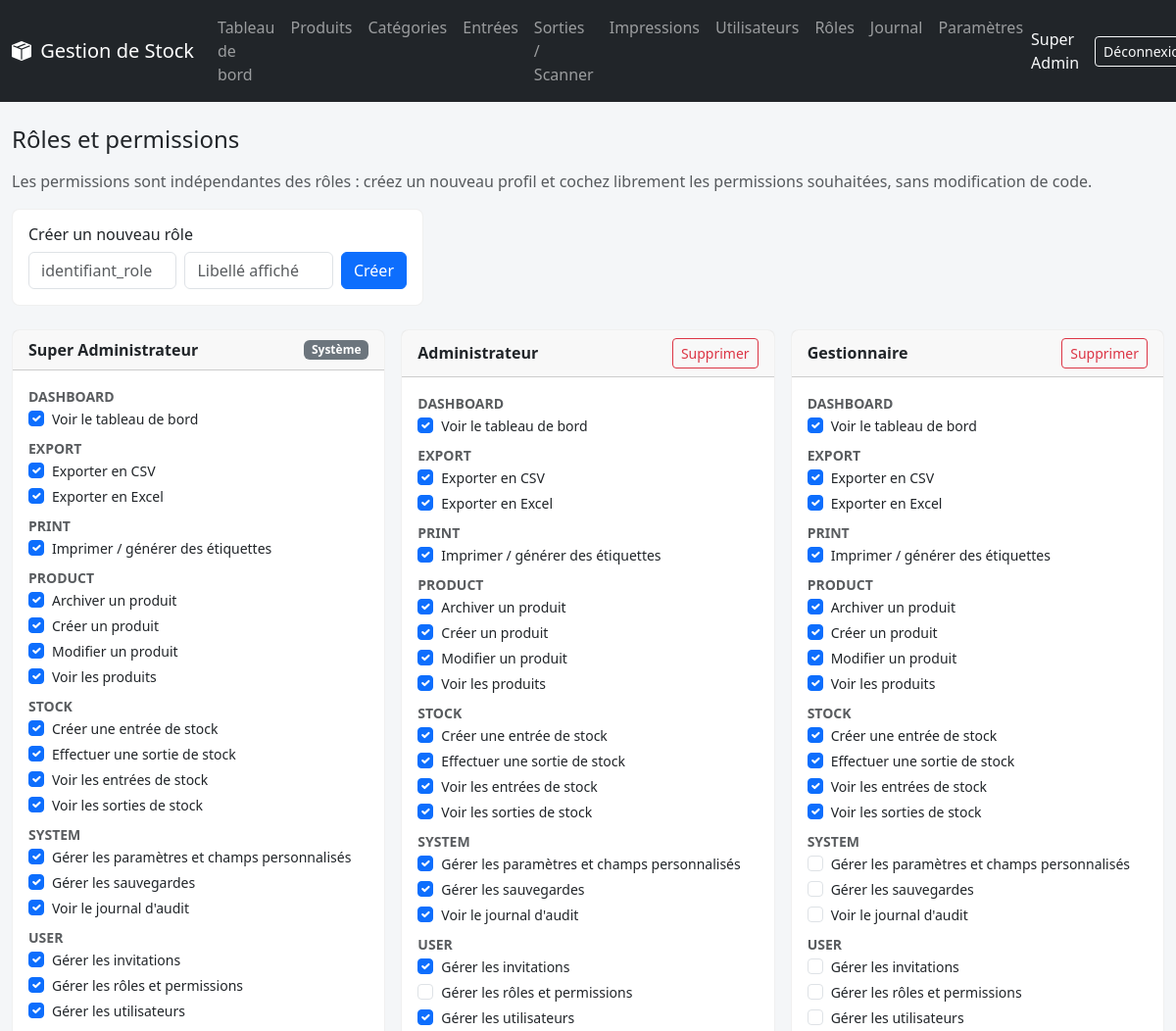
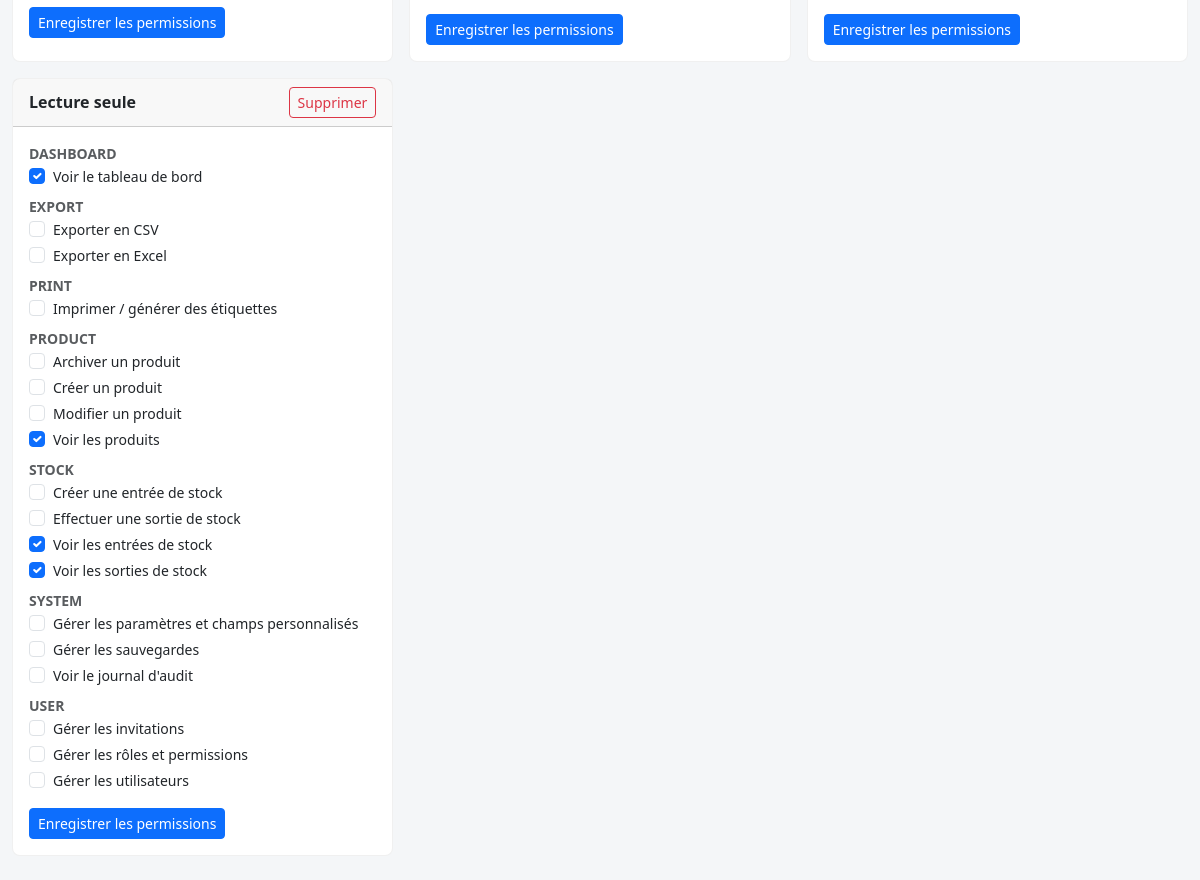
/roles (signed in), run on the app's committed database (2 pictures, top to bottom).
### tables this page shows
CREATE TABLE roles (
    id INT UNSIGNED AUTO_INCREMENT PRIMARY KEY,
    name VARCHAR(50) NOT NULL UNIQUE,
    label VARCHAR(100) NOT NULL,
    is_system TINYINT(1) NOT NULL DEFAULT 0,
    created_at DATETIME NOT NULL DEFAULT CURRENT_TIMESTAMP
);

CREATE TABLE permissions (
    id INT UNSIGNED AUTO_INCREMENT PRIMARY KEY,
    code VARCHAR(100) NOT NULL UNIQUE,
    label VARCHAR(150) NOT NULL,
    category VARCHAR(50) NOT NULL
);

### app/Core/Response.php (called while the page is built, shortened)
<?php
final class Response
{
    public static function view(string $view, array $data = [], string $layout = 'app'): never
    {
        extract($data, EXTR_SKIP);
        $viewPath = dirname(__DIR__) . '/View/' . $view . '.php';
        require $viewPath;
        exit;
    }
}

### app/Http/Controllers/RoleController.php (called while the page is built, shortened)
<?php
final class RoleController
{
    public function index(Request $request): void
    {
        $roles = $this->roles->all();
        $permissionsByRole = [];
        foreach ($roles as $role) {
            $permissionsByRole[$role['id']] = $this->permissions->permissionsForRole((int) $role['id']);
        }
        Response::view('roles/index', [
            'roles' => $roles,
            'allPermissions' => $this->permissions->allPermissions(),
            'permissionsByRole' => $permissionsByRole,
        ]);
    }
}

### public/index.php (called while the page is built, shortened)
<?php
$auth = new AuthMiddleware();
$perm = fn(string $code) => new PermissionMiddleware($code);
$router = new Router();
$router->get('/login', fn(Request $r) => (new AuthController())->showLogin($r));
$router->post('/login', fn(Request $r) => (new AuthController())->login($r));
$router->get('/logout', fn(Request $r) => (new AuthController())->logout($r), [$auth]);
$router->get('/invitation/{uuid}', fn(Request $r, string $u) => (new InvitationController())->showAccept($r, $u));
$router->post('/invitation/{uuid}', fn(Request $r, string $u) => (new InvitationController())->accept($r, $u));
$router->get('/password/forgot', fn(Request $r) => (new PasswordController())->showForgot($r));
$router->post('/password/forgot', fn(Request $r) => (new PasswordController())->sendResetLink($r));
$router->get('/password/reset/{token}', fn(Request $r, string $t) => (new PasswordController())->showReset($r, $t));
$router->post('/password/reset/{token}', fn(Request $r, string $t) => (new PasswordController())->reset($r, $t));
$router->get('/password/change-required', fn(Request $r) => (new PasswordController())->showChangeRequired($r), [$auth]);
$router->post('/password/change-required', fn(Request $r) => (new PasswordController())->changeRequired($r), [$auth]);
$router->get('/dashboard', fn(Request $r) => (new DashboardController())->index($r), [$auth, $perm('dashboard.view')]);
$router->get('/', fn(Request $r) => \App\Core\Response::redirect('/dashboard'), [$auth]);
$router->get('/products', fn(Request $r) => (new ProductController())->index($r), [$auth, $perm('product.view')]);
$router->get('/products/create', fn(Request $r) => (new ProductController())->create($r), [$auth, $perm('product.create')]);
$router->post('/products', fn(Request $r) => (new ProductController())->store($r), [$auth, $perm('product.create')]);
$router->get('/products/{id}', fn(Request $r, string $id) => (new ProductController())->show($r, $id), [$auth, $perm('product.view')]);
$router->get('/products/{id}/edit', fn(Request $r, string $id) => (new ProductController())->edit($r, $id), [$auth, $perm('product.edit')]);
$router->post('/products/{id}', fn(Request $r, string $id) => (new ProductController())->update($r, $id), [$auth, $perm('product.edit')]);
$router->post('/products/{id}/archive', fn(Request $r, string $id) => (new ProductController())->archive($r, $id), [$auth, $perm('product.archive')]);
$router->post('/products/{id}/reactivate', fn(Request $r, string $id) => (new ProductController())->reactivate($r, $id), [$auth, $perm('product.archive')]);
$router->get('/stock-entries', fn(Request $r) => (new StockEntryController())->index($r), [$auth, $perm('stock.entry.view')]);
$router->get('/stock-entries/create', fn(Request $r) => (new StockEntryController())->create($r), [$auth, $perm('stock.entry.create')]);
$router->post('/stock-entries', fn(Request $r) => (new StockEntryController())->store($r), [$auth, $perm('stock.entry.create')]);
$router->get('/stock-entries/{id}/edit', fn(Request $r, string $id) => (new StockEntryController())->edit($r, $id), [$auth, $perm('stock.entry.create')]);
$router->post('/stock-entries/{id}/edit', fn(Request $r, string $id) => (new StockEntryController())->update($r, $id), [$auth, $perm('stock.entry.create')]);
$router->get('/stock-entries/{id}/print-label', fn(Request $r, string $id) => (new StockEntryController())->printLabel($r, $id), [$auth, $perm('stock.entry.create')]);
$router->get('/categories', fn(Request $r) => (new CategoryController())->index($r), [$auth, $perm('product.view')]);
$router->post('/categories', fn(Request $r) => (new CategoryController())->store($r), [$auth, $perm('product.create')]);
$router->post('/categories/{id}', fn(Request $r, string $id) => (new CategoryController())->update($r, $id), [$auth, $perm('product.edit')]);
$router->post('/categories/{id}/delete', fn(Request $r, string $id) => (new CategoryController())->destroy($r, $id), [$auth, $perm('product.archive')]);
$router->get('/stock-exits', fn(Request $r) => (new StockExitController())->index($r), [$auth, $perm('stock.exit.view')]);
$router->get('/stock-exits/lookup', fn(Request $r) => (new StockExitController())->lookupByBarcode($r), [$auth, $perm('stock.exit.create')]);
$router->post('/stock-exits', fn(Request $r) => (new StockExitController())->store($r), [$auth, $perm('stock.exit.create')]);
$router->get('/scanner', fn(Request $r) => (new ScannerController())->index($r), [$auth, $perm('product.view')]);
$router->get('/scanner/lookup', fn(Request $r) => (new ScannerController())->lookup($r), [$auth, $perm('product.view')]);
$router->get('/users', fn(Request $r) => (new UserController())->index($r), [$auth, $perm('user.manage')]);
$router->get('/users/invitations', fn(Request $r) => (new InvitationController())->index($r), [$auth, $perm('invitation.manage')]);
$router->post('/users/invitations', fn(Request $r) => (new InvitationController())->store($r), [$auth, $perm('invitation.manage')]);
$router->post('/users/invitations/{id}/revoke', fn(Request $r, string $id) => (new InvitationController())->revoke($r, $id), [$auth, $perm('invitation.manage')]);
$router->get('/users/{id}', fn(Request $r, string $id) => (new UserController())->show($r, $id), [$auth, $perm('user.manage')]);
$router->post('/users/{id}', fn(Request $r, string $id) => (new UserController())->update($r, $id), [$auth, $perm('user.manage')]);
$router->post('/users/{id}/role', fn(Request $r, string $id) => (new UserController())->changeRole($r, $id), [$auth, $perm('user.manage')]);
$router->post('/users/{id}/suspend', fn(Request $r, string $id) => (new UserController())->suspend($r, $id), [$auth, $perm('user.manage')]);
$router->post('/users/{id}/reactivate', fn(Request $r, string $id) => (new UserController())->reactivate($r, $id), [$auth, $perm('user.manage')]);
$router->post('/users/{id}/reset-password', fn(Request $r, string $id) => (new UserController())->resetPassword($r, $id), [$auth, $perm('user.manage')]);
$router->post('/users/{id}/delete', fn(Request $r, string $id) => (new UserController())->destroy($r, $id), [$auth, $perm('user.manage')]);
$router->get('/roles', fn(Request $r) => (new RoleController())->index($r), [$auth, $perm('role.manage')]);
$router->post('/roles', fn(Request $r) => (new RoleController())->store($r), [$auth, $perm('role.manage')]);
$router->post('/roles/{id}/permissions', fn(Request $r, string $id) => (new RoleController())->updatePermissions($r, $id), [$auth, $perm('role.manage')]);
$router->post('/roles/{id}/delete', fn(Request $r, string $id) => (new RoleController())->destroy($r, $id), [$auth, $perm('role.manage')]);
$router->get('/logs', fn(Request $r) => (new LogController())->index($r), [$auth, $perm('log.view')]);
$router->get('/print', fn(Request $r) => (new PrintController())->index($r), [$auth, $perm('print.manage')]);
$router->get('/print/inventory', fn(Request $r) => (new PrintController())->inventory($r), [$auth, $perm('print.manage')]);
$router->get('/print/products', fn(Request $r) => (new PrintController())->productList($r), [$auth, $perm('print.manage')]);
$router->get('/print/expiring', fn(Request $r) => (new PrintController())->expiringList($r), [$auth, $perm('print.manage')]);
$router->get('/print/label-single', fn(Request $r) => (new PrintController())->labelSingle($r), [$auth, $perm('print.manage')]);
$router->get('/print/labels', fn(Request $r) => (new PrintController())->labels($r), [$auth, $perm('print.manage')]);
$router->post('/print/labels', fn(Request $r) => (new PrintController())->labels($r), [$auth, $perm('print.manage')]);
$router->get('/export/products.csv', fn(Request $r) => (new ExportController())->productsCsv($r), [$auth, $perm('export.csv')]);
$router->get('/export/products.xlsx', fn(Request $r) => (new ExportController())->productsXlsx($r), [$auth, $perm('export.xlsx')]);
$router->get('/settings', fn(Request $r) => (new SettingsController())->index($r), [$auth, $perm('settings.manage')]);
$router->post('/settings/custom-fields', fn(Request $r) => (new SettingsController())->addCustomField($r), [$auth, $perm('settings.manage')]);
$router->post('/settings/custom-fields/{id}/remove', fn(Request $r, string $id) => (new SettingsController())->removeCustomField($r, $id), [$auth, $perm('settings.manage')]);
$router->post('/settings/custom-fields/{id}/delete', fn(Request $r, string $id) => (new SettingsController())->deleteCustomField($r, $id), [$auth, $perm('settings.manage')]);
$router->post('/settings/backup', fn(Request $r) => (new SettingsController())->runBackup($r), [$auth, $perm('backup.manage')]);
$router->get('/settings/backup/{filename}', fn(Request $r, string $f) => (new SettingsController())->downloadBackup($r, $f), [$auth, $perm('backup.manage')]);
$router->get('/api/products', fn(Request $r) => (new ProductApiController())->list($r), [$auth, $perm('product.view')]);
$router->get('/api/stock-entries', fn(Request $r) => (new StockApiController())->listEntries($r), [$auth, $perm('stock.entry.view')]);
$router->get('/api/preferences/{tableKey}', fn(Request $r, string $k) => (new UserPreferenceApiController())->get($r, $k), [$auth]);
$router->post('/api/preferences/{tableKey}', fn(Request $r, string $k) => (new UserPreferenceApiController())->save($r, $k), [$auth]);
$router->dispatch(new Request());

### app/Domain/Role/RoleRepository.php (called while the page is built, shortened)
<?php
final class RoleRepository
{
    private PDO $pdo;
    public function __construct()
    {
        $this->pdo = Database::connection();
    }
    public function all(): array
    {
        return $this->pdo->query('SELECT * FROM roles ORDER BY id')->fetchAll();
    }
}

### app/Core/Database.php (called while the page is built, shortened)
<?php
final class Database
{
    private static ?PDO $instance = null;
    public static function connection(): PDO
    {
        if (self::$instance === null) {
            $config = Config::all();
            $db = $config['db'];
            $dsn = sprintf(
                'mysql:host=%s;port=%s;dbname=%s;charset=%s',
                $db['host'],
                $db['port'],
                $db['name'],
                $db['charset']
            );
            try {
                self::$instance = new PDO($dsn, $db['user'], $db['pass'], [
                    PDO::ATTR_ERRMODE => PDO::ERRMODE_EXCEPTION,
                    PDO::ATTR_DEFAULT_FETCH_MODE => PDO::FETCH_ASSOC,
                    PDO::ATTR_EMULATE_PREPARES => false,
                ]);
            } catch (PDOException $e) {
                error_log('[DB] Connection failed: ' . $e->getMessage());
                http_response_code(500);
                die('Erreur de connexion à la base de données.');
            }
        }
        return self::$instance;
    }
}

### app/Domain/Role/PermissionRepository.php (called while the page is built, shortened)
<?php
final class PermissionRepository
{
    private PDO $pdo;
    public function __construct()
    {
        $this->pdo = Database::connection();
    }
    public function permissionsForRole(int $roleId): array
    {
        $stmt = $this->pdo->prepare(
            'SELECT p.code FROM role_permissions rp
             JOIN permissions p ON p.id = rp.permission_id
             WHERE rp.role_id = :role_id'
        );
        $stmt->execute(['role_id' => $roleId]);
        return array_column($stmt->fetchAll(), 'code');
    }
    public function allPermissions(): array
    {
        return $this->pdo->query('SELECT * FROM permissions ORDER BY category, label')->fetchAll();
    }
}

### app/View/roles/index.php (the view, shortened to what this page needs)
<?php
$grouped = [];
foreach ($allPermissions as $perm) {
    $grouped[$perm['category']][] = $perm;
}
?>
<h1 class="h4 mb-3">Rôles et permissions</h1>
<p class="text-muted">Les permissions sont indépendantes des rôles : créez un nouveau profil et cochez librement les permissions souhaitées, sans modification de code.</p>
<div class="card card-body mb-4" style="max-width:420px;">
    <h2 class="h6">Créer un nouveau rôle</h2>
    <form method="POST" action="/roles" class="d-flex gap-2">
        <input type="text" class="form-control" name="name" placeholder="identifiant_role" required>
        <input type="text" class="form-control" name="label" placeholder="Libellé affiché" required>
        <button class="btn btn-primary">Créer</button>
    </form>
</div>
<div class="row g-3">
    <?php foreach ($roles as $role): ?>
        <div class="col-md-6 col-lg-4">
            <div class="card h-100">
                <div class="card-header d-flex justify-content-between align-items-center">
                    <strong><?= htmlspecialchars($role['label']) ?></strong>
                    <?php if (!$role['is_system']): ?>
                        <form method="POST" action="/roles/<?= $role['id'] ?>/delete" onsubmit="return confirm('Supprimer ce rôle ?')">
                            <button class="btn btn-sm btn-outline-danger">Supprimer</button>
                        </form>
                    <?php else: ?>
                        <span class="badge bg-secondary">Système</span>
                    <?php endif; ?>
                </div>
                <div class="card-body">
                    <form method="POST" action="/roles/<?= $role['id'] ?>/permissions">
                        <?php foreach ($grouped as $category => $perms): ?>
                            <div class="mb-2">
                                <div class="text-uppercase text-muted small fw-bold"><?= htmlspecialchars($category) ?></div>
                                <?php foreach ($perms as $perm): ?>
                                    <div class="form-check">
                                        <input class="form-check-input" type="checkbox" name="permission_ids[]" value="<?= $perm['id'] ?>"
                                            id="perm-<?= $role['id'] ?>-<?= $perm['id'] ?>"
                                            <?= in_array($perm['code'], $permissionsByRole[$role['id']] ?? [], true) ? 'checked' : '' ?>>
                                        <label class="form-check-label small" for="perm-<?= $role['id'] ?>-<?= $perm['id'] ?>"><?= htmlspecialchars($perm['label']) ?></label>
                                    </div>
                                <?php endforeach; ?>
                            </div>
                        <?php endforeach; ?>
                        <button class="btn btn-sm btn-primary mt-2">Enregistrer les permissions</button>
                    </form>
                </div>
            </div>
        </div>
    <?php endforeach; ?>
</div>

### data on the page
roles: label "Super Administrateur", is_system "Système", category "DASHBOARD", id.code "☑", category "EXPORT", category "PRINT", category "PRODUCT", category "STOCK", category "SYSTEM", category "USER"
permissions: label "Voir le tableau de bord"
permissions: label "Exporter en CSV"
permissions: label "Exporter en Excel"
permissions: label "Imprimer / générer des étiquettes"
permissions: label "Archiver un produit"
permissions: label "Créer un produit"
permissions: label "Modifier un produit"
permissions: label "Voir les produits"
permissions: label "Créer une entrée de stock"
permissions: label "Effectuer une sortie de stock"
permissions: label "Voir les entrées de stock"
permissions: label "Voir les sorties de stock"
permissions: label "Gérer les paramètres et champs personnalisés"
permissions: label "Gérer les sauvegardes"
permissions: label "Voir le journal d'audit"
permissions: label "Gérer les invitations"
permissions: label "Gérer les rôles et permissions"
permissions: label "Gérer les utilisateurs"
roles: label "Administrateur", category "DASHBOARD", id.code "☑", category "EXPORT", category "PRINT", category "PRODUCT", category "STOCK", category "SYSTEM", category "USER"
roles: label "Gestionnaire", category "DASHBOARD", id.code "☑", category "EXPORT", category "PRINT", category "PRODUCT", category "STOCK", category "SYSTEM", category "USER"
roles: label "Lecture seule", category "DASHBOARD", id.code "☑", category "EXPORT", category "PRINT", category "PRODUCT", category "STOCK", category "SYSTEM", category "USER"

### other printed values
Session::get('full_name', '') "Super Admin"
